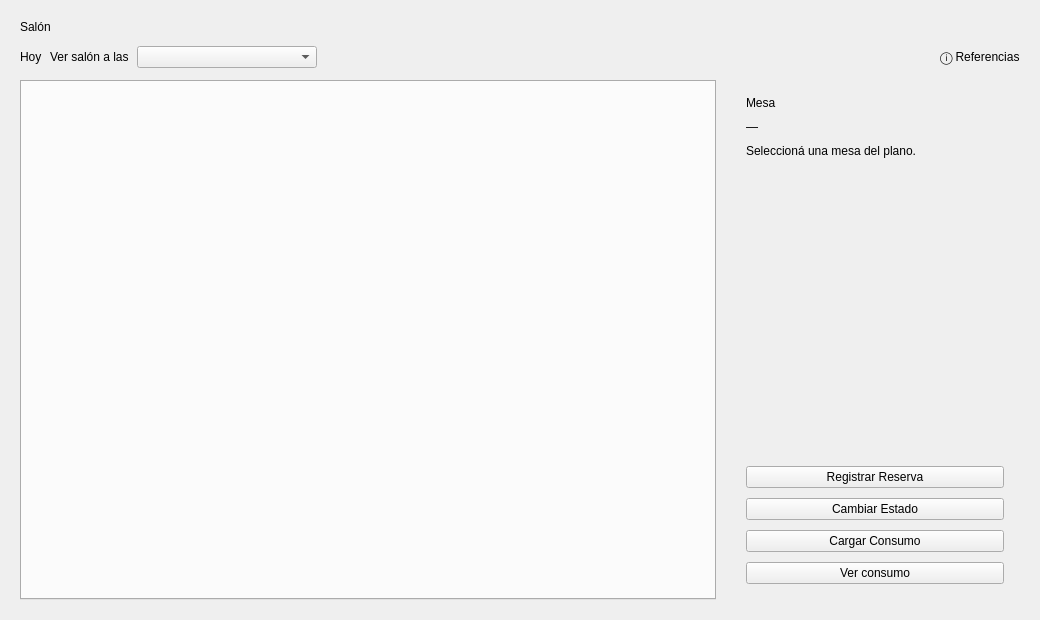
<?xml version="1.0" encoding="UTF-8"?>
<ui version="4.0">
 <class>VentanaSalon</class>
 <widget class="QWidget" name="VentanaSalon">
  <property name="geometry">
   <rect>
    <x>0</x>
    <y>0</y>
    <width>1040</width>
    <height>620</height>
   </rect>
  </property>
  <property name="windowTitle">
   <string>Salón</string>
  </property>
   <layout class="QVBoxLayout" name="layout_principal">
    <property name="spacing">
     <number>12</number>
    </property>
    <property name="leftMargin">
     <number>20</number>
    </property>
    <property name="topMargin">
     <number>20</number>
    </property>
    <property name="rightMargin">
     <number>20</number>
    </property>
    <property name="bottomMargin">
     <number>20</number>
    </property>
    <item>
     <widget class="QLabel" name="label_titulo">
      <property name="text">
       <string>Salón</string>
      </property>
     </widget>
    </item>
    <item>
     <layout class="QHBoxLayout" name="layout_filtro">
      <property name="spacing">
       <number>8</number>
      </property>
      <item>
       <widget class="QLabel" name="label_fecha">
        <property name="text">
         <string>Hoy</string>
        </property>
       </widget>
      </item>
      <item>
       <widget class="QLabel" name="label_horario">
        <property name="text">
         <string>Ver salón a las</string>
        </property>
       </widget>
      </item>
      <item>
       <widget class="QComboBox" name="comboBox_horario">
        <property name="minimumSize">
         <size>
          <width>180</width>
          <height>0</height>
         </size>
        </property>
       </widget>
      </item>
      <item>
       <spacer name="espaciador_filtro">
        <property name="orientation">
         <enum>Qt::Horizontal</enum>
        </property>
        <property name="sizeHint" stdset="0">
         <size>
          <width>40</width>
          <height>20</height>
         </size>
        </property>
       </spacer>
      </item>
      <item>
       <widget class="QLabel" name="label_resumen">
        <property name="text">
         <string/>
        </property>
       </widget>
      </item>
      <item>
       <widget class="QLabel" name="label_referencias">
        <property name="text">
         <string>ⓘ Referencias</string>
        </property>
       </widget>
      </item>
     </layout>
    </item>
    <item>
     <layout class="QHBoxLayout" name="layout_cuerpo">
      <property name="spacing">
       <number>14</number>
      </property>
      <item>
       <widget class="QTabWidget" name="tabWidget_pisos"/>
      </item>
      <item>
       <widget class="QFrame" name="frame_detalle">
        <property name="minimumSize">
         <size>
          <width>290</width>
          <height>0</height>
         </size>
        </property>
        <property name="maximumSize">
         <size>
          <width>330</width>
          <height>16777215</height>
         </size>
        </property>
        <layout class="QVBoxLayout" name="layout_detalle">
         <property name="spacing">
          <number>10</number>
         </property>
         <property name="leftMargin">
          <number>16</number>
         </property>
         <property name="topMargin">
          <number>16</number>
         </property>
         <property name="rightMargin">
          <number>16</number>
         </property>
         <property name="bottomMargin">
          <number>16</number>
         </property>
         <item>
          <widget class="QLabel" name="label_subtituloDetalle">
           <property name="text">
            <string>Mesa</string>
           </property>
          </widget>
         </item>
         <item>
          <widget class="QLabel" name="label_mesaCodigo">
           <property name="text">
            <string>—</string>
           </property>
          </widget>
         </item>
         <item>
          <widget class="QLabel" name="label_mesaDatos">
           <property name="text">
            <string>Seleccioná una mesa del plano.</string>
           </property>
           <property name="wordWrap">
            <bool>true</bool>
           </property>
          </widget>
         </item>
         <item>
          <widget class="QLabel" name="label_mesaEstado">
           <property name="text">
            <string/>
           </property>
           <property name="wordWrap">
            <bool>true</bool>
           </property>
          </widget>
         </item>
         <item>
          <spacer name="espaciador_detalle">
           <property name="orientation">
            <enum>Qt::Vertical</enum>
           </property>
           <property name="sizeHint" stdset="0">
            <size>
             <width>20</width>
             <height>40</height>
            </size>
           </property>
          </spacer>
         </item>
         <item>
          <widget class="QPushButton" name="pushButton_reserva">
           <property name="text">
            <string>Registrar Reserva</string>
           </property>
          </widget>
         </item>
         <item>
          <widget class="QPushButton" name="pushButton_asistencia">
           <property name="text">
            <string>Cambiar Estado</string>
           </property>
          </widget>
         </item>
         <item>
          <widget class="QPushButton" name="pushButton_consumo">
           <property name="text">
            <string>Cargar Consumo</string>
           </property>
          </widget>
         </item>
         <item>
          <widget class="QPushButton" name="pushButton_verConsumo">
           <property name="text">
            <string>Ver consumo</string>
           </property>
          </widget>
         </item>
        </layout>
       </widget>
      </item>
     </layout>
    </item>
   </layout>
 </widget>
 <resources/>
 <connections/>
</ui>
